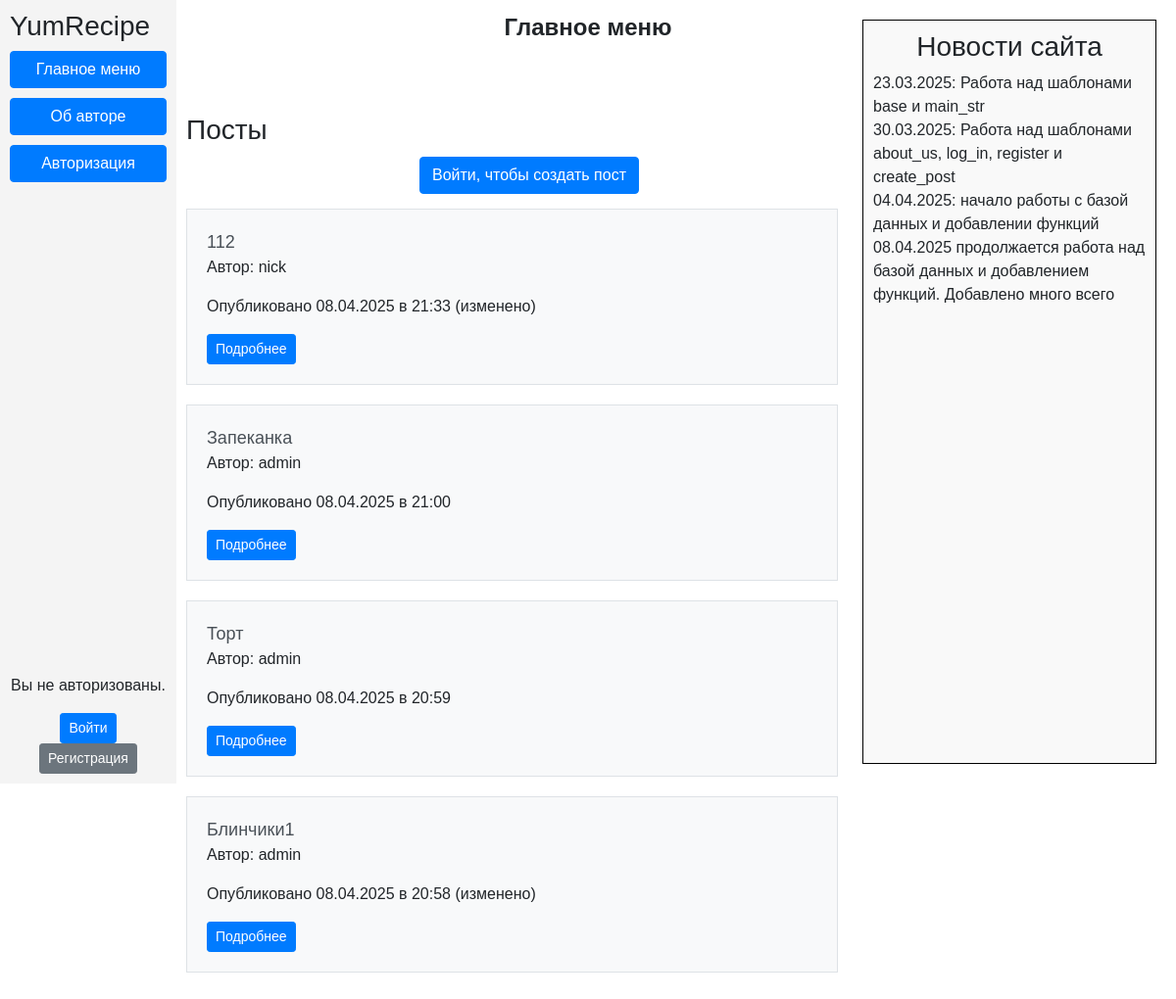
Before: / with the older database file.
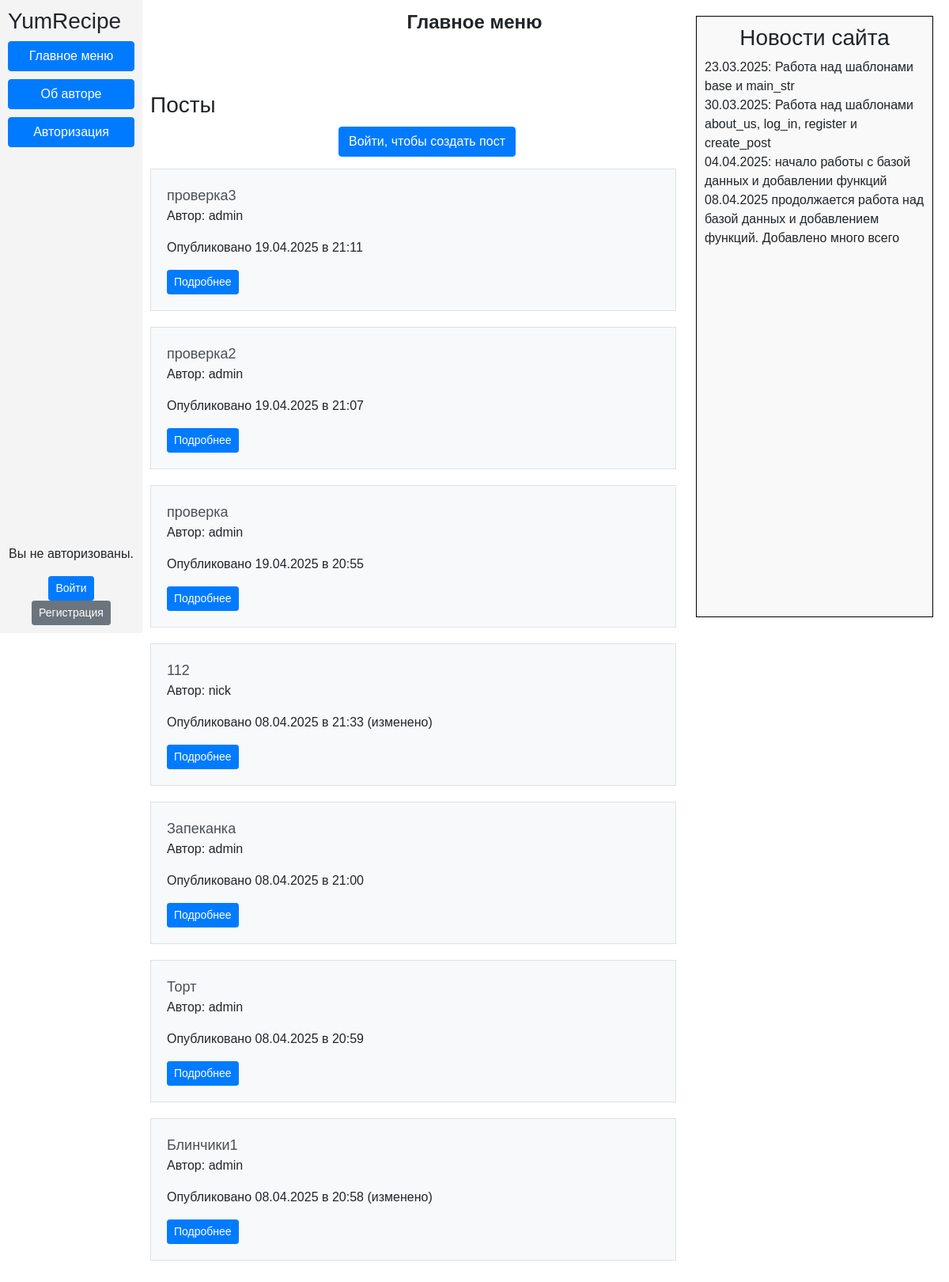
After: the same page with the newer database file.
### data_and_db/db_setup.py (models this page shows)
class Post(Base):  # класс отвечающий за посты в базе данных
    __tablename__ = 'posts'
    id = Column(Integer, primary_key=True)
    title = Column(String(100), nullable=False)
    content = Column(Text, nullable=False)
    created_at = Column(DateTime, default=lambda: datetime.now(pytz.timezone('Europe/Moscow')), nullable=False)
    is_edited = Column(Boolean, default=False, nullable=False)
    user_id = Column(Integer, ForeignKey('users.id'))
    user = relationship('User', back_populates='posts')

class User(Base, UserMixin):  # класс отвечающий за аккаунты в базе данных
    __tablename__ = 'users'
    id = Column(Integer, primary_key=True)
    nickname = Column(String, nullable=False)
    email = Column(String, unique=True, nullable=False)
    password = Column(String, nullable=False)

### main.py (the view)
@app.route('/')
def mainstr():
    posts = session.query(Post).order_by(Post.created_at.desc()).all()
    return render_template('index.html', posts=posts)  # функция отвечающая за работу главной страницы сайта

### templates/index.html (shortened to what this page needs)
{% extends "base.html" %}
{% block content %}
<div id="header">Главное меню</div>
<div id="main-content">
    <div class="post-content">
        <h3>Посты</h3>
        <div style="text-align: center; margin: 10px 0 15px 0;">
        {% if current_user.is_authenticated %}
        <a href="{{ url_for('CreatePost') }}" class="btn btn-primary">Создать пост</a>
        {% else %}
        <a href="{{ url_for('logging') }}" class="btn btn-primary">Войти, чтобы создать пост</a>
        {% endif %}
    </div>
        {% for post in posts %}
        <div class="main-post-container">
            <div class="post-text">{{ post.title }}</div>
            {% if post.is_edited %}
            <p>Автор: {{ post.user.nickname }}</p>
            <p>Опубликовано {{ post.created_at.strftime('%d.%m.%Y') }} в {{ post.created_at.strftime('%H:%M') }} (изменено)</p>
            {% else %}
            <p>Автор: {{ post.user.nickname }}</p>
            <p>Опубликовано {{ post.created_at.strftime('%d.%m.%Y') }} в {{ post.created_at.strftime('%H:%M') }}</p>
            {% endif %}
            <a href="{{ url_for('post_detail', post_id=post.id) }}" class="btn btn-primary btn-sm">Подробнее</a>
        </div>
        {% endfor %}
    </div>
</div>
{% endblock %}

### templates/base.html (shortened to what this page needs)
<!DOCTYPE html>
<html lang="ru">
<head>
    <link rel="stylesheet" href="https://stackpath.bootstrapcdn.com/bootstrap/4.5.2/css/bootstrap.min.css">
    <link rel="stylesheet" href="{{ url_for('static', filename='styles.css') }}">
</head>
<body>
<div id="container">
    <div id="sidebar-left">
        <h3>YumRecipe</h3>
        <button class="btn btn-primary spaced-button" type="button" onclick="window.location.href='{{ url_for('mainstr') }}'">Главное меню</button>
        <button class="btn btn-primary spaced-button" type="button" onclick="window.location.href='{{ url_for('AboutUs') }}'">Об авторе</button>
        {% if not current_user.is_authenticated %}
        <button class="btn btn-primary spaced-button" type="button" onclick="window.location.href='{{ url_for('logging') }}'">Авторизация</button>
        {% endif %}
        <div style="text-align: center; margin-top: auto;">
            {% if current_user.is_authenticated %}
            <p>Вы вошли как: {{ current_user.nickname }} ({{ current_user.email }})</p>
            <a href="{{ url_for('logout') }}" class="btn btn-danger btn-sm">Выйти</a>
            {% else %}
            <p>Вы не авторизованы.</p>
            <a href="{{ url_for('logging') }}" class="btn btn-primary btn-sm">Войти</a>
            <a href="{{ url_for('registering') }}" class="btn btn-secondary btn-sm">Регистрация</a>
            {% endif %}
        </div>
    </div>
</div>
<div id="sidebar-right">
    <h3 class="centered-heading">Новости сайта</h3>
    <p>23.03.2025: Работа над шаблонами base и main_str<br>30.03.2025: Работа над шаблонами about_us, log_in, register и
        create_post<br>04.04.2025: начало работы с базой данных и добавлении функций<br>08.04.2025 продолжается работа над базой данных и добавлением функций. Добавлено много всего</p>
</div>
{% block content %}
{% endblock %}
</body>
</html>

### static/styles.css (style rules this page uses)
body { margin: 0; padding: 0; font-family: Arial, sans-serif; }

### templates/base.html (style rules this page uses)
body { margin: 0; font-family: Arial, sans-serif; }
#container { display: flex; }
#sidebar-left { width: 15%; background-color: #f4f4f4; height: 100vh; padding: 10px; display: flex; flex-direction: column; justify-content: space-between; position: fixed; top: 0; left: 0; }
.spaced-button { margin-bottom: 10px; }
.centered-heading { text-align: center; }
#sidebar-right { position: fixed; top: 20px; right: 20px; width: 25%; border: 1px solid black; padding: 10px; background-color: #f9f9f9; height: calc(100vh - 40px); overflow-y: auto; }

### templates/index.html (style rules this page uses)
#main-content { flex: 1; padding: 10px; margin-left: 15%; margin-right: 25%; text-align: left; }
#header { text-align: center; font-size: 24px; font-weight: bold; padding: 10px; }
.post-content { margin-top: 50px; }
.centered-heading { text-align: center; }
.main-post-container { width: 95%; min-height: 100px; background-color: #f8f9fa; border: 1px solid #dee2e6; padding: 20px; margin-bottom: 20px; box-sizing: border-box; overflow-wrap: break-word; }
.post-text { font-size: 18px; color: #495057; text-align: left; padding: 0; margin: 0; word-wrap: break-word; }

Changed rows visible on the page:
added Post: title "проверка3", user.nickname "admin", created_at "19.04.2025", created_at "21:11"
added Post: title "проверка2", user.nickname "admin", created_at "19.04.2025", created_at "21:07"
added Post: title "проверка", user.nickname "admin", created_at "19.04.2025", created_at "20:55"
